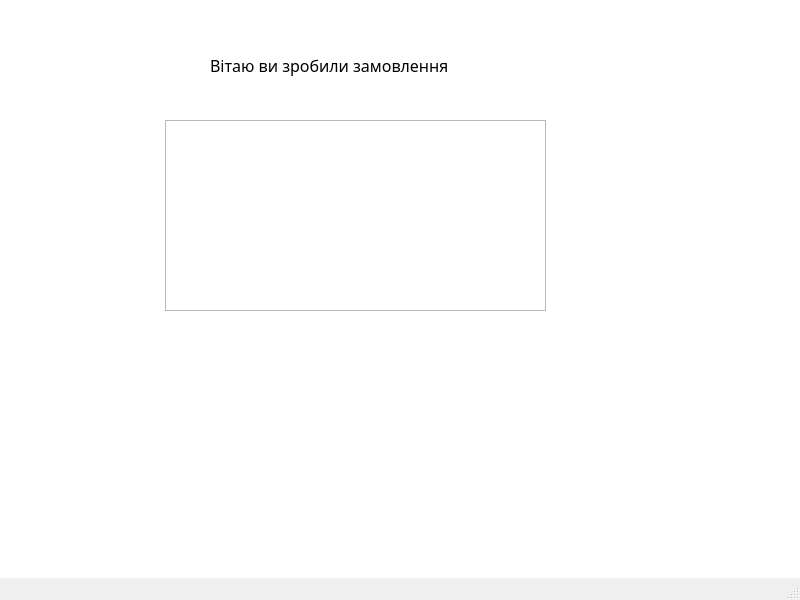
<?xml version="1.0" encoding="UTF-8"?>
<ui version="4.0">
 <class>Check</class>
 <widget class="QMainWindow" name="Check">
  <property name="geometry">
   <rect>
    <x>0</x>
    <y>0</y>
    <width>800</width>
    <height>600</height>
   </rect>
  </property>
  <property name="windowTitle">
   <string>MainWindow</string>
  </property>
  <widget class="QWidget" name="centralwidget">
   <widget class="QGraphicsView" name="graphicsView">
    <property name="geometry">
     <rect>
      <x>-5</x>
      <y>-20</y>
      <width>831</width>
      <height>631</height>
     </rect>
    </property>
   </widget>
   <widget class="QLabel" name="label">
    <property name="geometry">
     <rect>
      <x>210</x>
      <y>30</y>
      <width>261</width>
      <height>71</height>
     </rect>
    </property>
    <property name="font">
     <font>
      <family>Segoe Print</family>
      <pointsize>12</pointsize>
     </font>
    </property>
    <property name="text">
     <string>Вітаю ви зробили замовлення</string>
    </property>
   </widget>
   <widget class="QListWidget" name="listWidget">
    <property name="geometry">
     <rect>
      <x>165</x>
      <y>120</y>
      <width>381</width>
      <height>191</height>
     </rect>
    </property>
   </widget>
  </widget>
  <widget class="QMenuBar" name="menubar">
   <property name="geometry">
    <rect>
     <x>0</x>
     <y>0</y>
     <width>800</width>
     <height>21</height>
    </rect>
   </property>
  </widget>
  <widget class="QStatusBar" name="statusbar"/>
 </widget>
 <resources/>
 <connections/>
</ui>
